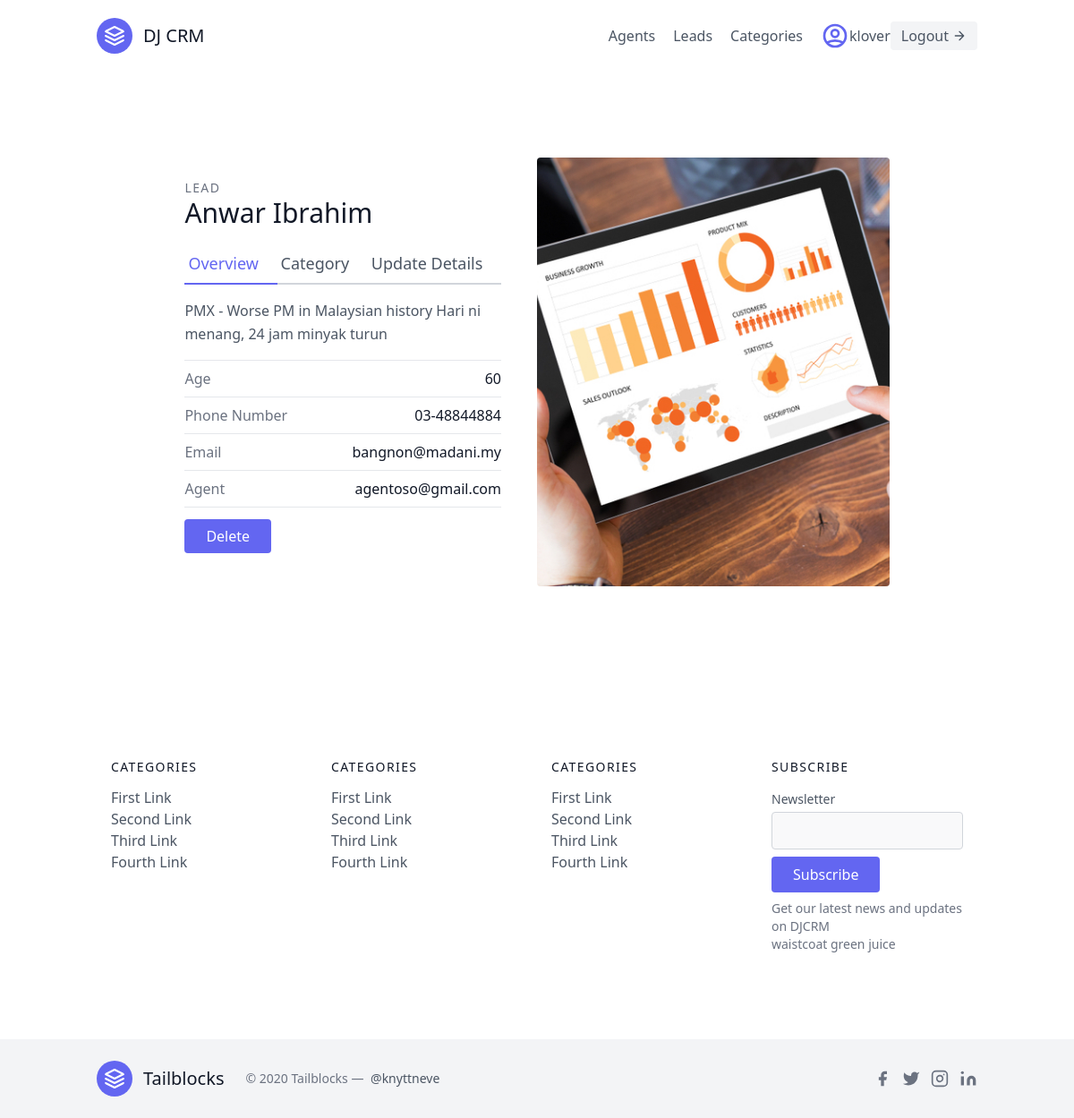
The app's page /leads/1/ (signed in) with its own data.
### leads/models.py (models this page shows, shortened)
class User(AbstractUser):
    is_organiser = models.BooleanField(default=True)
    is_agent = models.BooleanField(default=False)

class Lead(models.Model):
    first_name = models.CharField(max_length=20)
    last_name = models.CharField(max_length=20)
    age = models.IntegerField(default=0)
    organisation = models.ForeignKey(UserProfile, on_delete=models.CASCADE)
    agent = models.ForeignKey(Agent, null=True, blank=True, on_delete=models.SET_NULL)
    category = models.ForeignKey(Category, related_name="leads", null=True, blank=True, on_delete=models.SET_NULL)
    description = models.TextField()
    date_added = models.DateTimeField(auto_now_add=True)
    phone_number = models.CharField(max_length=20)
    email = models.EmailField()

class Agent(models.Model):
    user = models.OneToOneField(User, on_delete=models.CASCADE)
    organisation = models.ForeignKey(UserProfile, on_delete=models.CASCADE)
    def __str__(self):
        return self.user.email

### leads/views.py (the view)
# urls.py: path('<int:pk>/', views.LeadDetailView.as_view(), name='lead-detail'),
class LeadDetailView(OrganiserAndLoginRequiredMixin,generic.DetailView):
    template_name = "leads/lead_detail.html"
    context_object_name = "lead"
    def get_queryset(self):
        user = self.request.user
        if user.is_organiser:
            queryset = Lead.objects.filter(organisation=user.userprofile)
        else:
            queryset = Lead.objects.filter(organisation=user.agent.organisation)
            queryset = queryset.filter(agent__user=user)
        return queryset

### agents/mixins.py (called while the page is built)
    def dispatch(self, request, *args, **kwargs):
        if not request.user.is_authenticated or not request.user.is_organiser:
            return redirect("leads:lead-list")
        return super().dispatch(request, *args, **kwargs)

### leads/templates/leads/lead_detail.html
{% extends 'base.html' %}
{% load static %}
{% block content %}
<section class="text-gray-600 body-font overflow-hidden">
    <div class="container px-5 py-24 mx-auto">
        <div class="lg:w-4/5 mx-auto flex flex-wrap">
            <div class="lg:w-1/2 w-full lg:pr-10 lg:py-6 mb-6 lg:mb-0">
                <h2 class="text-sm title-font text-gray-500 tracking-widest">LEAD</h2>
                <h1 class="text-gray-900 text-3xl title-font font-medium mb-4">{{lead.first_name}} {{lead.last_name}}
                </h1>
                <div class="flex mb-4">
                    <a href="{% url 'leads:lead-detail' lead.pk %}"
                        class="flex-grow text-indigo-500 border-b-2 border-indigo-500 py-2 text-lg px-1">Overview</a>
                    <a href="{% url 'leads:lead-category-update' lead.pk %}"
                        class="flex-grow border-b-2 border-gray-300 py-2 text-lg px-1">Category</a>
                    <a href="{% url 'leads:lead-update' lead.pk %}"
                        class="flex-grow border-b-2 border-gray-300 py-2 text-lg px-1">Update
                        Details</a>
                </div>
                <p class="leading-relaxed mb-4">{{lead.description}}</p>
                <div class="flex border-t border-gray-200 py-2">
                    <span class="text-gray-500">Age</span>
                    <span class="ml-auto text-gray-900">{{lead.age}}</span>
                </div>
                <div class="flex border-t border-gray-200 py-2">
                    <span class="text-gray-500">Phone Number</span>
                    <span class="ml-auto text-gray-900">{{lead.phone_number}}</span>
                </div>
                <div class="flex border-t border-gray-200 py-2">
                    <span class="text-gray-500">Email</span>
                    <span class="ml-auto text-gray-900">{{lead.email}}</span>
                </div>
                <div class="flex border-t border-gray-200 py-2">
                    <span class="text-gray-500">Agent</span>
                    <span class="ml-auto text-gray-900">{{lead.agent}}</span>
                </div>
                <div class="">
                    <div class="py-5 border-t border-gray-200 w-full">
                        <a href="{% url 'leads:lead-delete' lead.pk %}"
                            class="text-white bg-indigo-500 border-0 py-2 px-6 focus:outline-none hover:bg-indigo-600 rounded">Delete</a>
                    </div>
                </div>
            </div>
            <img alt="ecommerce" class="lg:w-1/2 w-full lg:h-auto h-64 object-cover object-center rounded"
                src="{% static 'images/crm-corp-img.jpeg'%}">
        </div>
    </div>
</section>
{% endblock content %}

### templates/navbar.html (shortened to what this page needs)
<header class="text-gray-600 body-font">
  <div class="container mx-auto flex flex-wrap p-5 flex-col md:flex-row items-center">
    <a href="{% url 'landing-page' %}" class="flex title-font font-medium items-center text-gray-900 mb-4 md:mb-0">
      <svg xmlns="http://www.w3.org/2000/svg" fill="none" stroke="currentColor" stroke-linecap="round"
        stroke-linejoin="round" stroke-width="2" class="w-10 h-10 text-white p-2 bg-indigo-500 rounded-full"
        viewBox="0 0 24 24">
        <path d="M12 2L2 7l10 5 10-5-10-5zM2 17l10 5 10-5M2 12l10 5 10-5"></path>
      </svg>
      <span class="ml-3 text-xl">DJ CRM</span>
    </a>
    <nav class="md:ml-auto flex flex-wrap items-center text-base justify-center">
      {% if not request.user.is_authenticated %}
      <a href="{% url 'signup' %}" class="mr-5 hover:text-gray-900">Signup</a>
      {% else %}
      {% if request.user.is_organiser %}
      <a href="{% url 'agents:agent-list' %}" class="mr-5 hover:text-gray-900">Agents</a>
      {% endif %}
      <a href="{% url 'leads:lead-list' %}" class="mr-5 hover:text-gray-900">Leads</a>
      <a href="{% url 'leads:category-list' %}" class="mr-5 hover:text-gray-900">Categories</a>
      {% endif %}
    </nav>
    {% if request.user.is_authenticated %}
    <div>
      <svg class="h-8 w-8 text-indigo-500"  fill="none" viewBox="0 0 24 24" stroke="currentColor">
        <path stroke-linecap="round" stroke-linejoin="round" stroke-width="2" d="M5.121 17.804A13.937 13.937 0 0112 16c2.5 0 4.847.655 6.879 1.804M15 10a3 3 0 11-6 0 3 3 0 016 0zm6 2a9 9 0 11-18 0 9 9 0 0118 0z"/>
      </svg>
    </div>
    {{ request.user.username }}
    <a href="{% url 'logout' %}"
      class="inline-flex items-center bg-gray-100 border-0 py-1 px-3 focus:outline-none hover:bg-gray-200 rounded text-base mt-4 md:mt-0">Logout
      <svg fill="none" stroke="currentColor" stroke-linecap="round" stroke-linejoin="round" stroke-width="2"
        class="w-4 h-4 ml-1" viewBox="0 0 24 24">
        <path d="M5 12h14M12 5l7 7-7 7"></path>
      </svg>
    </a>
    {% endif %}
  </div>
</header>

### static/css/style.css (style rules this page uses)
body { background-color: white; }
h1 { margin-bottom: 1rem; color: #111827; font-size: 1.875rem; line-height: 2.25rem; font-weight: 500; }

### records on screen
User: user.username "klover"
Lead: first_name "Anwar", last_name "Ibrahim", description "PMX - Worse PM in Malaysian history Hari ni menang, 24 jam minyak turun", age "60", phone_number "03-48844884", email "bangnon@madani.my", agent "agentoso@gmail.com"
